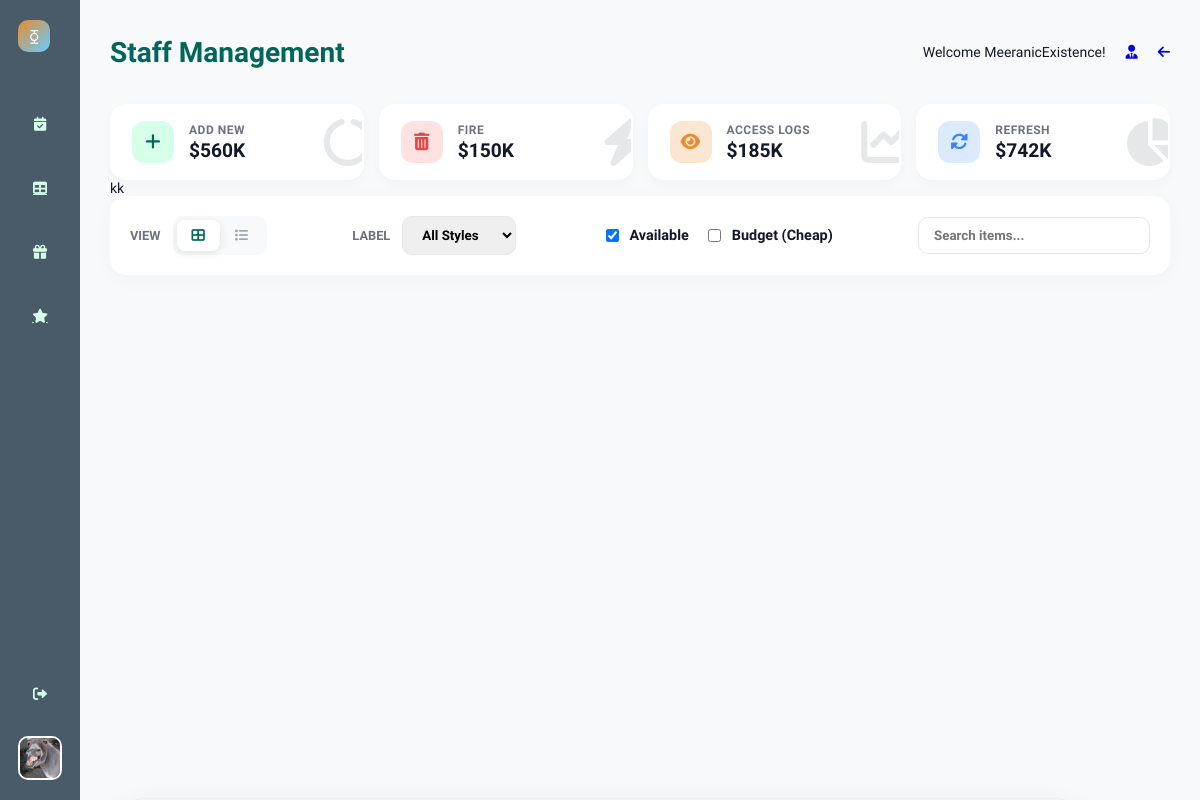
The app's page /business/staff-management/ (signed in), older data.
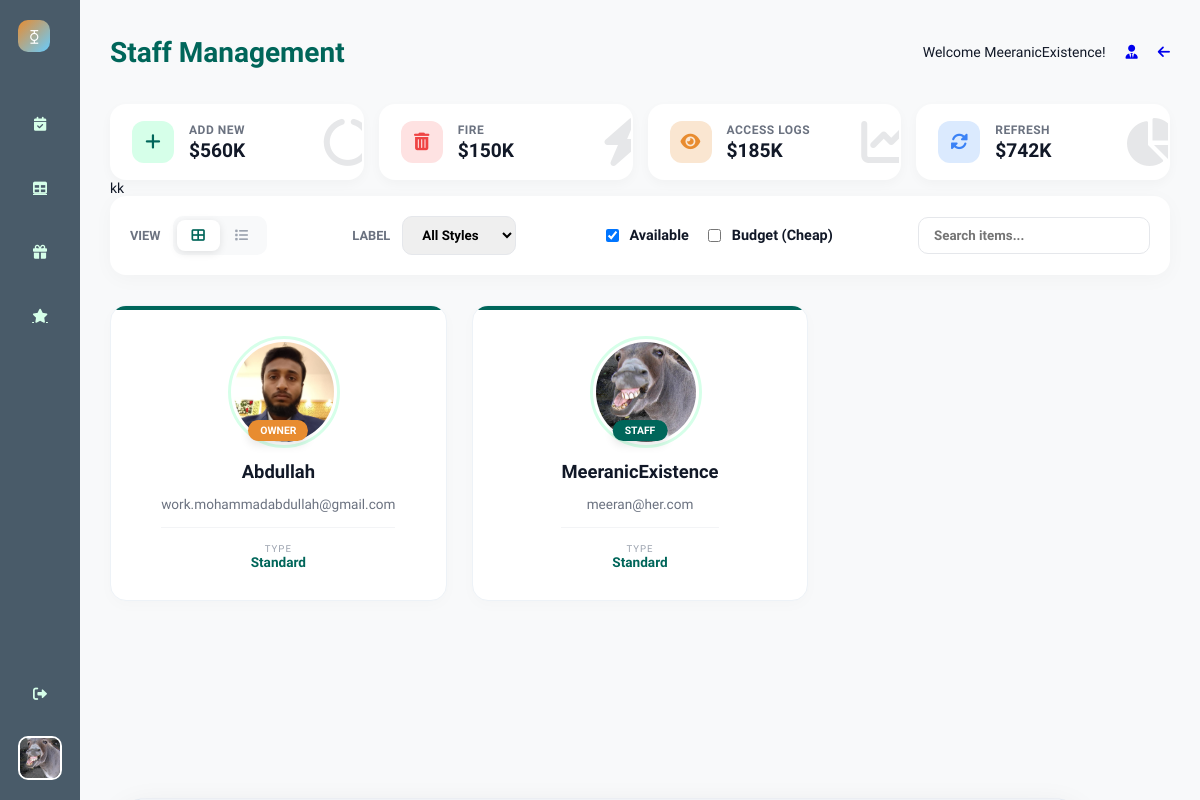
The same page, newer data.
### UsersHandling/models.py (models this page shows)
class User(AbstractUser):
    email = models.EmailField(unique=True)
    ROLE_CHOICES = [
        ('CUSTOMER', 'Customer'),
        ('OWNER', 'Owner')
    ]
    role = models.CharField(max_length=10, choices=ROLE_CHOICES)
    image = models.ImageField(upload_to='UsersHandling/media/images/', blank=True, null=True)
    date_of_birth = models.DateField(blank=True, null=True)
    phone = models.CharField(max_length=20, blank=True, null=True)
    class Gender(models.TextChoices):
        MALE = 'M', 'Male'
        FEMALE = 'F', 'Female'
        OTHER = 'O', 'Other'
    gender = models.CharField(
        max_length=1,
        choices=Gender.choices,
        blank=True,
        null=True
    )

class RestaurantStaff(models.Model):
    user = models.ForeignKey(User, on_delete=models.SET_NULL, blank=True, null=True)
    restaurant = models.ForeignKey('Restaurants.Restaurant', on_delete=models.CASCADE, blank=True, null=True)
    ROLE_CHOICES = [
        ('OWNER', 'Owner'),
        ('STAFF', 'Staff'),
    ]
    role = models.CharField(max_length=10, choices=ROLE_CHOICES)
    is_premium = models.BooleanField(default=False)

### Restaurants/views.py (the view, shortened to what this page needs)
# urls.py: path("staff-management/", views.staff_management, name="staff_management"),
def staff_management(request):
    restaurant_id = request.session.get("selected_restaurant_id")
    if isStaff(request.user):
        staff = RestaurantStaff.objects.get(user=request.user)
        restaurant_id = staff.restaurant.id
    if not restaurant_id:
        messages.error(request, "Please select a restaurant first.")
        return redirect("/")  # Or wherever your restaurant selector is
    staff_members = RestaurantStaff.objects.filter(
        restaurant_id=restaurant_id
    ).select_related("user")
    context = {"workers": staff_members, "current_restaurant_id": restaurant_id}
    return render(request, "Restaurants/staff_management.html", context)

### Core/templatetags/auth_tags.py (called while the page is built)
@register.filter
def is_owner(user):
    return RestaurantStaff.objects.filter(
        user=user,
        role='OWNER'
    ).exists()

### Restaurants/Services.py (called while the page is built)
def isStaff(user):
    return RestaurantStaff.objects.filter(
        user=user,
        role="STAFF"
    ).exists()

### Restaurants/templates/Restaurants/staff_management.html (shortened to what this page needs)
{% extends "Restaurants/base.html" %}
{% load static %}
{% block name %} Staff Management {% endblock %}
{% block styles %}
<link rel="stylesheet" href="{% static 'Restaurants/css/stylishgrid.css' %}">
<link rel="stylesheet" href="{% static 'Restaurants/css/drawerform.css' %}">
<link rel="stylesheet" href="{% static 'Restaurants/css/staff.css' %}">
{% endblock %}
{% block buttons %}
<div class="action-card btn-add" id="open-drawer">
    <div class="icon-box">
        <i class="fas fa-plus"></i>
    </div>
    <div class="card-content">
        <span class="card-label">Add New</span>
        <span class="card-value">$560K</span>
    </div>
    <i class="fas fa-circle-notch progress-mini"></i>
</div>
<div class="action-card btn-delete">
    <div class="icon-box">
        <i class="fas fa-trash-alt"></i>
    </div>
    <div class="card-content">
        <span class="card-label">Fire</span>
        <span class="card-value">$150K</span>
    </div>
    <i class="fas fa-bolt progress-mini"></i>
</div>
<div class="action-card btn-update">
    <div class="icon-box">
        <i class="fas fa-eye"></i>
    </div>
    <div class="card-content">
        <span class="card-label">Access Logs</span>
        <span class="card-value">$185K</span>
    </div>
    <i class="fas fa-chart-line progress-mini"></i>
</div>
<div class="action-card btn-view">
    <div class="icon-box">
        <i class="fas fa-sync-alt"></i>
    </div>
    <div class="card-content">
        <span class="card-label">Refresh</span>
        <span class="card-value">$742K</span>
    </div>
    <i class="fas fa-pie-chart progress-mini"></i>
</div>
{% endblock %}
{% block content %}
<div class="container">
    <header class="filter-panel">
        <div class="filter-group">
            <span class="filter-label">View</span>
            <div class="view-switcher">
                <button class="view-btn active" id="gridBtn" title="Grid View">
                    <i class="fas fa-th-large"></i>
                </button>
                <button class="view-btn" id="listBtn" title="List View">
                    <i class="fas fa-list"></i>
                </button>
            </div>
        </div>
        <div class="filter-group">
            <span class="filter-label">Label</span>
            <select class="custom-select">
                <option value="all">All Styles</option>
            </select>
        </div>
        <div class="filter-group toggle-filter">
            <label class="checkbox-wrapper">
                <input type="checkbox" checked> Available
            </label>
            <label class="checkbox-wrapper">
                <input type="checkbox"> Budget (Cheap)
            </label>
        </div>
        <div class="filter-group">
            <input type="text" class="custom-select" placeholder="Search items..." style="width: 200px;">
        </div>
    </header>
    <main class="data-grid grid-view" id="mainGrid">
        {% for worker in workers %}
<div class="item-card clickable-card"
     data-label="adventure"
     data-id="{{ worker.id }}"
     data-user="{{ worker.user.username }}">
    <div class="card-accent-bar"></div>
    <div class="user-avatar-wrapper">
        <img src="{{ worker.user.image.url|default:'/static/default-avatar.png' }}"
             alt="{{ worker.user.username }}"
             class="user-main-avatar">
        <span class="role-badge {% if worker.role == 'OWNER' %}owner-bg{% else %}staff-bg{% endif %}">
            {{ worker.role }}
        </span>
    </div>
    <div class="user-details">
        <h3 class="user-display-name">{{ worker.user.get_full_name|default:worker.user.username }}</h3>
        <p class="user-contact">{{ worker.user.email }}</p>
        <div class="user-stats">
            <div class="stat-item">
                <span class="stat-label">Type</span>
                <span class="stat-value">
                    {% if worker.is_premium %}
                        Premium
                    {% else %}
                        Standard
                    {% endif %}
                </span>
            </div>
        </div>
    </div>
</div>
{% endfor %}
    </main>
</div>
{% endblock %}

### Restaurants/templates/Restaurants/base.html (shortened to what this page needs)
{% load static %}
{% load auth_tags %}
<!DOCTYPE html>
<html lang="en">
<head>
    <link rel="stylesheet" href="https://cdnjs.cloudflare.com/ajax/libs/font-awesome/6.0.0/css/all.min.css">
    <link rel="stylesheet" href="{% static 'Restaurants/css/base.css' %}">
    <link rel="stylesheet" href="{% static 'Restaurants/css/btnpanel.css' %}">
    {% block styles %}
    {% endblock %}
</head>
<body>
    <div class="sidebar">
        <div class="sidebar-top">
            <div class="sidebar-logo">⧲</div>
            <div class="nav-links">
                <a href="/business/reservations" class="nav-item {% if request.path == '/business/reservations' %}active{% endif %}" title="Reservations">
                    <i class="fas fa-calendar-check"></i>
                </a>
                <a href="/business/tables" class="nav-item {% if request.path == '/business/tables' %}active{% endif %}" title="Table Management">
                    <i class="fas fa-table"></i>
                </a>
                <a href="/business/holidays" class="nav-item {% if request.path == '/business/holidays' %}active{% endif %}" title="Holidays">
                    <i class="fas fa-gift"></i>
                </a>
                <a href="/business/reviews" class="nav-item {% if request.path == '/business/reviews' %}active{% endif %}" title="Reviews">
                    <i class="fas fa-star"></i>
                </a>
            </div>
        </div>
        <div class="sidebar-bottom">
            <div class="nav-item" id="dashboard-logout"><i class="fas fa-sign-out-alt"></i></div>
            <div class="profile-pic">
                <img src="{{CP__OwnerProfile.image.url}}" alt="https://via.placeholder.com/40x40.png?text=Profile">
            </div>
        </div>
    </div>
<div class="main-content">
    <div class="header">
        <div class="header-title">
            <h1>{% block name %}{% endblock %}</h1>
        </div>
        <div class="header-controls">
            <p>Welcome {{ CP__OwnerProfile }}!</p>
           <a href="/business/staff-management"><i class="fas fa-user-tie fullscreen-icon c-pointer"></i></a>
            <div class="notification-bell">
                <a href="/"><i class="fas fa-arrow-left"></i></a>
            </div>
        </div>
    </div>
    <div class="panel-container">
        {% block buttons %}
        {% endblock %}
    </div>
    kk
    {% block content %}
    {% endblock %}
</div>
</body>
</html>

### Restaurants/static/Restaurants/css/base.css (style rules this page uses)
:root { --primary-color: hsl(173, 100%, 20%); --secondary-color: hsl(148, 100%, 92%); --ternary-color: hsl(30, 80%, 55%); --bg-color: #f3f4f6; --bg-color-dark: hsl(206, 18%, 35%); --text-color: #111827; --sidebar-bg: var(--bg-color-dark); --sidebar-text: var(--secondary-color); --sidebar-active-tab: var(--ternary-color); --main-bg: var(--bg-color); --header-text: var(--primary-color); --card-bg: white; --main-text: var(--text-color); --sub-text: #6b7280; --gradient-card-pink-start: hsl(173, 80%, 60%); --gradient-card-pink-end: hsl(173, 100%, 30%); --gradient-card-orange: var(--ternary-color); --white: #ffffff; --black: #000000; --pink-light-card: hsl(148, 50%, 85%); --teal-card: hsl(173, 20%, 95%); --red-notification: hsl(30, 100%, 60%); --font-family: 'Raleway', sans-serif; --font-size-base: 14px; }
body { font-family: var(--font-family); background-color: var(--main-bg); color: var(--main-text); margin: 0; display: flex; height: 100vh; overflow: hidden; font-size: var(--font-size-base); }
.sidebar { width: 80px; background-color: var(--sidebar-bg); color: var(--sidebar-text); display: flex; flex-direction: column; align-items: center; padding: 20px 0; justify-content: space-between; }
.sidebar-logo { width: 32px; height: 32px; background: linear-gradient(135deg, var(--ternary-color), hsl(200, 100%, 70%)); border-radius: 10px; display: flex; align-items: center; justify-content: center; font-weight: 900; color: var(--white); margin-bottom: 50px; }
.nav-links { display: flex; flex-direction: column; gap: 20px; }
.nav-item { display: flex; justify-content: center; align-items: center; width: 44px; height: 44px; border-radius: 12px; cursor: pointer; transition: background-color 0.2s; color: var(--sidebar-text); }
.sidebar-bottom { display: flex; flex-direction: column; align-items: center; gap: 20px; }
.notification-bell { position: relative; }
.profile-pic { width: 40px; height: 40px; border-radius: 10px; overflow: hidden; border: 2px solid var(--white); }
.profile-pic img { width: 100%; height: 100%; object-fit: cover; }
.main-content { flex-grow: 1; padding: 30px; overflow-y: auto; }
.header { display: flex; justify-content: space-between; align-items: center; margin-bottom: 30px; }
.header-title h1 { color: var(--header-text); margin: 0; font-weight: 800; }
.header-controls { display: flex; align-items: center; gap: 20px; }
.c-pointer { cursor: pointer !important; }
:root { --panel-bg: #ffffff; --panel-border: #e2e8f0; --primary-teal: hsl(173, 100%, 20%); --danger-red: #ef4444; }

### Restaurants/static/Restaurants/css/btnpanel.css (style rules this page uses)
.panel-container { display: flex; flex-wrap: wrap; gap: 15px; max-width: 1200px; }
.action-card { background: var(--white); flex: 1; min-width: 180px; padding: 15px 20px; border-radius: 16px; display: flex; align-items: center; gap: 15px; cursor: pointer; border: 2px solid transparent; transition: all 0.3s cubic-bezier(0.4, 0, 0.2, 1); box-shadow: 0 4px 12px rgba(0,0,0,0.03); position: relative; overflow: hidden; }
.icon-box { width: 42px; height: 42px; border-radius: 12px; display: flex; align-items: center; justify-content: center; font-size: 1.1rem; flex-shrink: 0; transition: 0.3s; }
.btn-add .icon-box { background: var(--secondary-color); color: var(--primary-color); }
.btn-update .icon-box { background: hsl(30, 80%, 90%); color: var(--ternary-color); }
.btn-delete .icon-box { background: #fee2e2; color: #ef4444; }
.btn-view .icon-box { background: #dbeafe; color: #3b82f6; }
.card-content { display: flex; flex-direction: column; }
.card-label { font-size: 0.75rem; font-weight: 700; color: #6b7280; text-transform: uppercase; letter-spacing: 0.5px; margin-bottom: 2px; transition: 0.3s; }
.card-value { font-size: 1.2rem; font-weight: 900; color: var(--text-color); }
.progress-mini { position: absolute; right: -10px; top: 50%; transform: translateY(-50%); opacity: 0.1; font-size: 3rem; transition: 0.3s; }

Row changes from the older to the newer data that the page shows:
now on this page (row unchanged): RestaurantStaff: user.image (picture), role "OWNER", user.get_full_name "Abdullah", user.email "work.mohammadabdullah@gmail.com", is_premium "Standard"
added RestaurantStaff: user.image (picture), role "STAFF", user.get_full_name "MeeranicExistence", user.email "meeran@her.com", is_premium "Standard"
